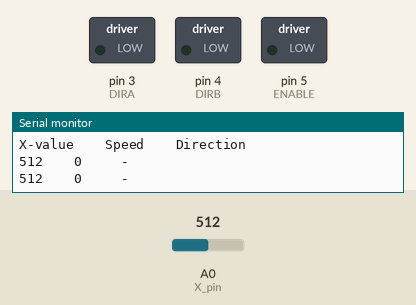
Recording of a sketch running on a simulated Arduino Uno, built with avr-gcc and run on an emulated ATmega328P. Shown: switched loads named in the sketch (green lamp = pin HIGH), the last lines printed to the serial monitor. Inputs (shaded band) come from the test bench; at power-on: A0 (X_pin) = 512.

Above: at 1.2 s.
1.3 s: A0 (X_pin) set to 491
At 2.5 s:
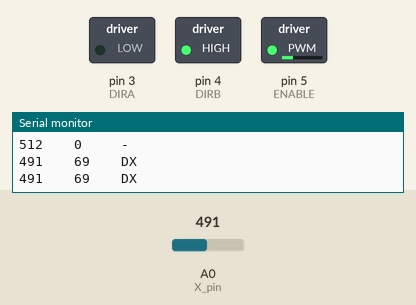
2.8 s: A0 (X_pin) set to 716
At 3.7 s:
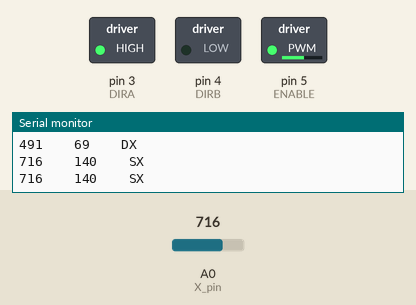
4.3 s: A0 (X_pin) set to 900
At 4.8 s:
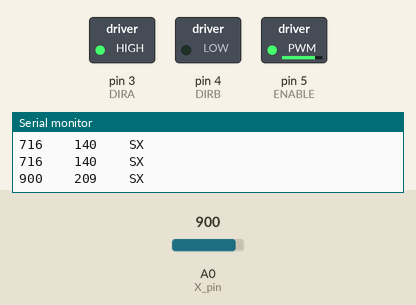
5.8 s: A0 (X_pin) set to 511
At 7.0 s:
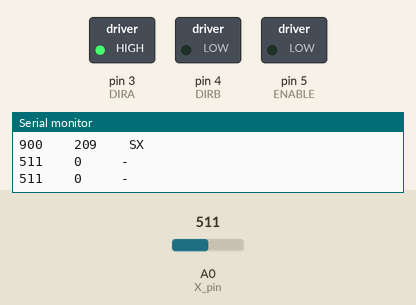
7.3 s: A0 (X_pin) set to 306
At 8.3 s:
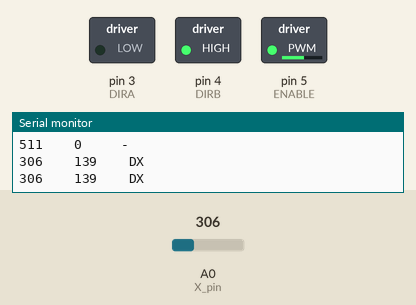
8.8 s: A0 (X_pin) set to 122
At 9.4 s:
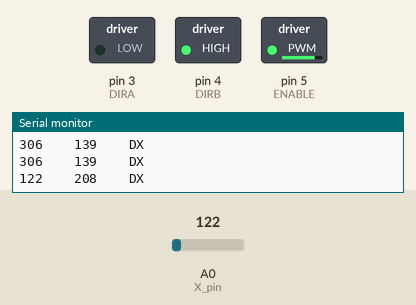
Timing chart, 0 to 11.3 s (numbered marks = the images above; inputs shaded):
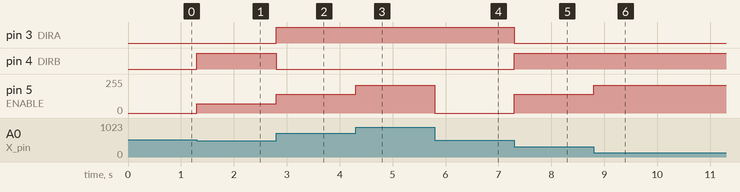

Measured:
- the behaviour switches between 503 and 502 on A0 (X_pin) (found by bisection; images 0 and 1)
- after the input at 1.3 s, pin 4 (DIRB): LOW → HIGH at once; pin 5 (ENABLE): 0/255 → 69/255 at once
- after the input at 2.8 s, pin 3 (DIRA): LOW → HIGH at once; pin 4 (DIRB): HIGH → LOW at once; pin 5 (ENABLE): 69/255 → 140/255 at once
- after the input at 4.3 s, pin 5 (ENABLE): 140/255 → 209/255 at once
- after the input at 5.8 s, pin 5 (ENABLE): 209/255 → 0/255 at once
- after the input at 7.3 s, pin 3 (DIRA): HIGH → LOW at once; pin 4 (DIRB): LOW → HIGH at once; pin 5 (ENABLE): 0/255 → 139/255 at once
- after the input at 8.8 s, pin 5 (ENABLE): 139/255 → 208/255 at once

The sketch:

02-16_DC_Motor_Joystick.ino
```cpp
/***************************
Exercise the motor using
the L293D chip and joystick
***************************/

//considero soltanto l'asse X del joystick collegato ad A0 e la tolleranza in mezzo
const byte X_pin = 0, TOLLERANZA = 5;
//imposto i pin del motore e la sua velocita'
const byte ENABLE = 5, DIRA = 3, DIRB = 4, SPEED_MIN = 65, SPEED_MAX = 255;
const unsigned short VAL_MEDIO = 508, VAL_MAX = 1023;

byte i, fanSpeed, dir;
unsigned short x_value;
unsigned long tempo = millis();

void setup() {
  //---set pin direction
  pinMode(ENABLE,OUTPUT);
  pinMode(DIRA,OUTPUT);
  pinMode(DIRB,OUTPUT);

  Serial.begin(9600);
  Serial.println("X-value\t\tSpeed\t\tDirection");
}

void loop() {
  x_value = analogRead(X_pin);

  //muovo joystick verso i propri pin (per me verso destra)
  if(x_value > VAL_MEDIO + TOLLERANZA){
    digitalWrite(DIRA,HIGH);
    digitalWrite(DIRB,LOW);
    fanSpeed = map (x_value, VAL_MEDIO + TOLLERANZA, VAL_MAX, SPEED_MIN, SPEED_MAX);
    dir = 1;
  }
  //muovo joystick lontano dai propri pin (per me verso sinistra)
  else if (x_value < VAL_MEDIO - TOLLERANZA){
    digitalWrite(DIRA,LOW);
    digitalWrite(DIRB,HIGH);
    fanSpeed = map (x_value, VAL_MEDIO - TOLLERANZA, 0, SPEED_MIN, SPEED_MAX);
    dir = 2;
  }
  //joystick sta fermo in centro, nella sua posizione neutrale
  else{
    dir = 0;
    fanSpeed = 0;
  }
  //muovo il motore con la velocita' ricavata dalla posizione di joystick
  analogWrite(ENABLE, fanSpeed);

  //scrivo nella seriale i valori soltanto ogni 500ms
  if((millis() - tempo) > 500){
    tempo = millis();
    Serial.print(x_value);
    Serial.print("\t\t");
    Serial.print(fanSpeed);
    Serial.print("\t\t");

    if (dir == 1){
      Serial.println("SX");
    }
    else if (dir == 2){
      Serial.println("DX");
    }
    else{
      Serial.println(" -");
    }
  }
}
```
